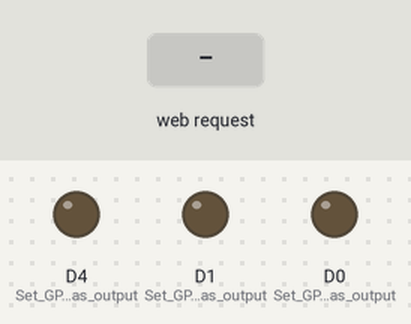
This program was run on a simulated ESP8266 (NodeMCU). Parts: output pins drawn as LEDs (lit = HIGH). The test bench sets the inputs (shaded band). WiFi joins after 1.5 s; servers stay silent unless stated; what the program prints to the serial monitor is not drawn.

Above: at 1.2 s.
1.3 s: HTTP request GET /LED1ON received
At 2.5 s:
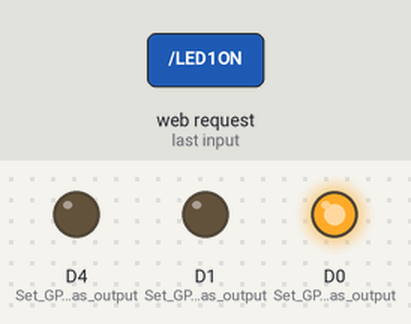
2.8 s: HTTP request GET /LED2ON received
At 3.7 s:
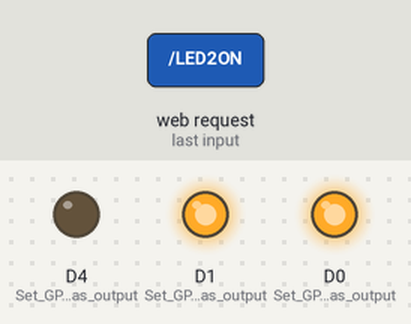
4.3 s: HTTP request GET /LED3ON received
At 4.9 s:
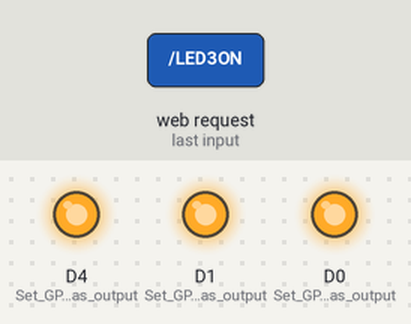
Timing chart, 0 to 7.3 s (numbered marks = the images above; inputs shaded):
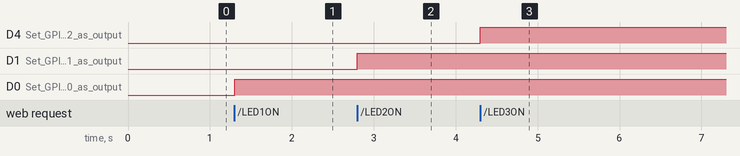

Measured:
- after the input at 1.3 s, D0 (Set_GPIO_pin_D0_as_output): LOW → HIGH at once
- after the input at 2.8 s, D1 (Set_GPIO_pin_D1_as_output): LOW → HIGH at once
- after the input at 4.3 s, D4 (Set_GPIO_pin_D2_as_output): LOW → HIGH at once

The program:

main.cpp
```cpp
#include <Arduino.h>
#include <ESP8266WiFi.h>
#include <WiFiClient.h>
#include <esp8266WebServer.h>
#include <ESP8266WiFi.h>
#include <ESP8266WebServer.h>

const char* ssid = "KYS-NOW";
const char* password = "123123123";

ESP8266WebServer server(80); // Create a web server object that listens for HTTP requests on port 80
String webpage;

void setup() {
  Serial.begin(115200);
  delay(10);


pinMode(D0, OUTPUT); // Set GPIO pin D0 as output
pinMode(D1, OUTPUT); // Set GPIO pin D1 as output
pinMode(D4, OUTPUT); // Set GPIO pin D2 as output

Serial.println();
Serial.println("Connecting to WiFi...");

WiFi.mode(WIFI_AP); // Set WiFi mode to access point
WiFi.begin(ssid, password); // Connect to the WiFi network

Serial.println("Ip address: ");
Serial.println(WiFi.softAPIP()); // Print the local IP address assigned to the ESP8266

// isi webpage
webpage+= "<h1>Web control EPS8266</h1>";
webpage+= "<p>LED 1 <a href=\"/LED1/on\">ON</a> <a href=\"/LED1/off\">OFF</a></p>";
webpage+= "<p>LED 2 <a href=\"/LED2/on\">ON</a> <a href=\"/LED2/off\">OFF</a></p>";
webpage+= "<p>LED 3 <a href=\"/LED3/on\">ON</a> <a href=\"/LED3/off\">OFF</a></p>";

// Create web interface
server.on("/", []() {
    server.send(200, "text/html", webpage); // Send the HTML webpage to the client
  });

  // This section responds to incoming commands
server.on("/LED1ON", []() {
  server.send(200, "text/html", webpage); // Send a response to the client
  digitalWrite(D0, HIGH); // Turn on LED connected to GPIO pin D0
  delay(1000); // Wait for 1 second
});

server.on("/LED2ON", []() {
  server.send(200, "text/html", webpage); // Send a response to the client
  digitalWrite(D1, HIGH); // Turn on LED connected to GPIO pin D1
  delay(1000); // Wait for 1 second
});

server.on("/LED3ON", []() {
  server.send(200, "text/html", webpage); // Send a response to the client
  digitalWrite(D4, HIGH); // Turn on LED connected to GPIO pin D2
  delay(1000); // Wait for 1 second
});

}

void loop() {
  server.handleClient(); // Handle incoming client requests

}
```
